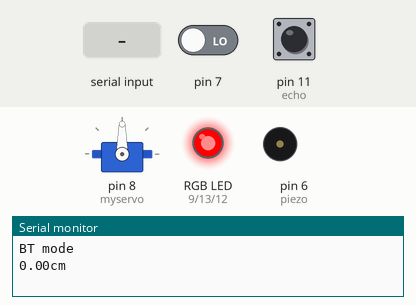
Simulated run of this sketch. Board: Arduino Uno, built with avr-gcc and run on an emulated ATmega328P. On the bench: servo, an RGB LED mixed from three pins (HIGH = lit), buzzer (waves = sounding), the last lines printed to the serial monitor. Inputs (shaded band) come from the test bench; at power-on: pin 11 (echo) LOW, pin 7 LOW. Pins used as bus, display or sensor lines are not drawn.

Above: at 1.2 s.
1.3 s: "o" received over the second serial link
At 4.7 s:
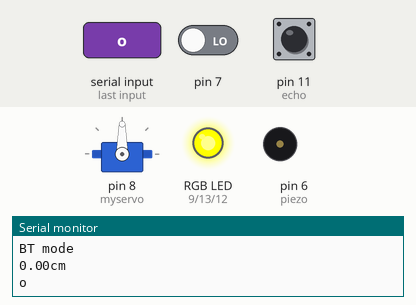
5.9 s: "c" received over the second serial link
At 8.4 s:
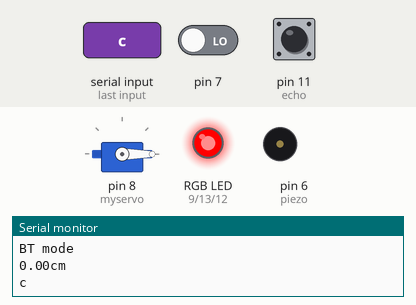
9.2 s: "o" received over the second serial link
At 10.1 s:
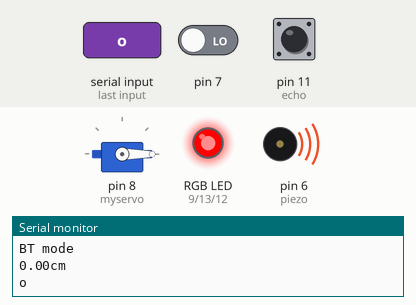
16.6 s: pin 11 (echo) pulsed HIGH 5 times (0.12 s each, 0.3 s apart)
At 17.1 s:
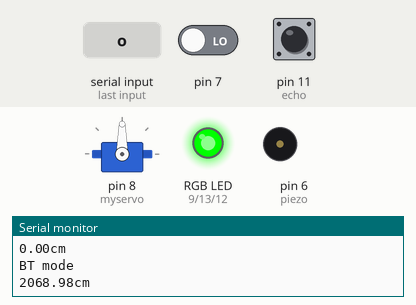
Timing chart, 0 to 20.3 s (numbered marks = the images above; inputs shaded):
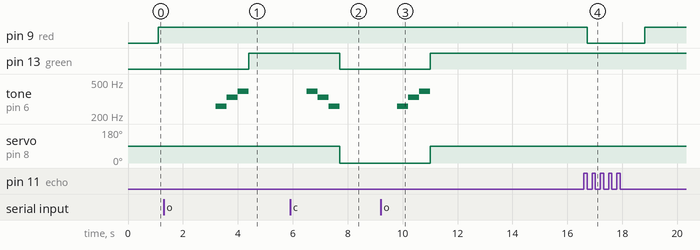

Measured:
- after the input at 1.3 s, pin 13 (green): LOW → HIGH after 3.1 s; tone on pin 6 (piezo): silent → 261 Hz after 1.9 s, → 330 Hz 0.40 s later, → 392 Hz 0.40 s later, → silent 0.40 s later
- after the input at 5.9 s, pin 13 (green): HIGH → LOW after 1.8 s; tone on pin 6 (piezo): silent → 392 Hz after 0.60 s, → 330 Hz 0.40 s later, → 261 Hz 0.40 s later, → silent 0.40 s later; servo on pin 8 (myservo): 90° → 0° after 1.8 s
- after the input at 9.2 s, pin 13 (green): LOW → HIGH after 1.8 s; tone on pin 6 (piezo): silent → 261 Hz after 0.60 s, → 330 Hz 0.40 s later, → 392 Hz 0.40 s later, → silent 0.40 s later; servo on pin 8 (myservo): 0° → 90° after 1.8 s
- after the input at 16.6 s, pin 9 (red): HIGH → LOW after 0.12 s, → HIGH 2.1 s later

The sketch:

Smart_DoorLock.ino
```cpp
#include <SoftwareSerial.h>
#include <Adafruit_Fingerprint.h>
#include <Servo.h>

SoftwareSerial FG(3, 2);
SoftwareSerial BT(4, 5);
Servo myservo;

int state = 0;

// ====================================================피에조 부저
int piezo = 6;
int numTones = 3;
int oTones[] = {261, 330, 392};
int cTones[] = {392, 330, 261};

// ====================================================초음파 센서
int trig = 10;
int echo = 11;

// ====================================================RGB LED
int red = 9;
int green = 13;
int blue = 12;

// ====================================================초음파 반응하는 거리
double dis;

// ====================================================초음파 반응 시간
double dur;

Adafruit_Fingerprint finger = Adafruit_Fingerprint(&FG);

// ====================================================setup
void setup()
{
  Serial.begin(9600);
  // 스위치 핀 설정
  pinMode(7, INPUT);
  // 피에조 부저 핀 설정
  pinMode(piezo, OUTPUT);
  // 서보모터 핀 설정
  myservo.attach(8);
  //LED
  pinMode(red, OUTPUT);
  pinMode(green, OUTPUT);
  pinMode(blue, OUTPUT);
  //초음파
  pinMode(trig, OUTPUT);
  pinMode(echo, INPUT);
}

// ====================================================loop
void loop()
{
  //  Serial.println(digitalRead(7));
  if (digitalRead(7) == HIGH) {
    state = 1 - state;
  }
  if (state == 1) {
    FGset();
    delay(1000);
  } else {
    BTset();
    delay(1000);
  }
}

// ====================================================지문인식센서 함수
void FGset() {
  Serial.begin(9600);
  while (!Serial);
  Serial.println("\n\nAdafruit finger detect test");
  finger.begin(57600);
  if (finger.verifyPassword()) {
    Serial.println("Found fingerprint sensor!");
  } else {
    Serial.println("Did not find fingerprint sensor :(");
  }

  finger.getTemplateCount();
  Serial.print("Sensor contains "); Serial.print(finger.templateCount); Serial.println(" templates");
  Serial.println("Waiting for valid finger...");

  // ====================================================초음파센서
  digitalWrite(trig, HIGH);
  delay(100);
  digitalWrite(trig, LOW);

  // ====================================================초음파센서 거리를 cm로 변환 과정
  dur = pulseIn(echo, HIGH);
  dis = dur / 29.0 / 2.0;
  Serial.print(dis);
  Serial.println("cm");

  if (dis < 15) { //사람이 있을때
    digitalWrite(red, HIGH);
  } else { //사람이 없을 때
    digitalWrite(red, LOW);
  }

  getFingerprintIDez();
  delay(50);
}

// =======================================================블루투스센서 함수
void BTset() {
  Serial.begin(9600);

  BT.begin(9600);
  Serial.println("BT mode");
  // ====================================================초음파센서
  digitalWrite(trig, HIGH);
  delay(100);
  digitalWrite(trig, LOW);

  // ====================================================초음파센서 거리를 cm로 변환 과정
  dur = pulseIn(echo, HIGH);
  dis = dur / 29.0 / 2.0;
  Serial.print(dis);
  Serial.println("cm");

  if (dis < 15) { // ====================================================사람이 있을때
    digitalWrite(red, HIGH);
  } else { // ====================================================사람이 없을 때
    digitalWrite(red, LOW);
  }
  if (BT.available() > 0) {
    char ch = (char)BT.read();
    Serial.println(ch);
    // ==================================================== 값이 o 일때
    if (ch == 'o') {
      for (int i = 0; i < numTones; i++) {
        tone(piezo, oTones[i]);
        delay(400);
      }
      noTone(piezo);
      myservo.write(90);
      digitalWrite(green, HIGH);
    } else if ( ch == 'c') { //====================================================값이 c 일때
      for(int i = 0; i<numTones; i++){
        tone(piezo,cTones[i]);
        delay(400);
      }
      noTone(piezo);
      myservo.write(0);
      digitalWrite(green, LOW);
    }
  }
}

uint8_t getFingerprintID() {
  uint8_t p = finger.getImage();
  switch (p) {
    case FINGERPRINT_OK:
      Serial.println("Image taken");
      break;
    case FINGERPRINT_NOFINGER:
      Serial.println("No finger detected");
      return p;
    case FINGERPRINT_PACKETRECIEVEERR:
      Serial.println("Communication error");
      return p;
    case FINGERPRINT_IMAGEFAIL:
      Serial.println("Imaging error");
      return p;
    default:
      Serial.println("Unknown error");
      return p;
  }

  // OK success!

  p = finger.image2Tz();
  switch (p) {
    case FINGERPRINT_OK:
      Serial.println("Image converted");
      break;
    case FINGERPRINT_IMAGEMESS:
      Serial.println("Image too messy");
      return p;
    case FINGERPRINT_PACKETRECIEVEERR:
      Serial.println("Communication error");
      return p;
    case FINGERPRINT_FEATUREFAIL:
      Serial.println("Could not find fingerprint features");
      return p;
    case FINGERPRINT_INVALIDIMAGE:
      Serial.println("Could not find fingerprint features");
      return p;
    default:
      Serial.println("Unknown error");
      return p;
  }

  // OK converted!
  p = finger.fingerFastSearch();
  if (p == FINGERPRINT_OK) {
    Serial.println("Found a print match!");
  } else if (p == FINGERPRINT_PACKETRECIEVEERR) {
    Serial.println("Communication error");
    return p;
  } else if (p == FINGERPRINT_NOTFOUND) {
    Serial.println("Did not find a match");
    return p;
  } else {
    Serial.println("Unknown error");
    return p;
  }

  // found a match!
  Serial.print("Found ID #"); Serial.print(finger.fingerID);
  Serial.print(" with confidence of "); Serial.println(finger.confidence);

  return finger.fingerID;
}

// ==================================================== 지문인식 성공시 실행 함수
int getFingerprintIDez() {

  uint8_t p = finger.getImage();
  if (p != FINGERPRINT_OK)  return -1;

  p = finger.image2Tz();
  if (p != FINGERPRINT_OK)  return -1;

  p = finger.fingerFastSearch();
  if (p != FINGERPRINT_OK)  return -1;

  // found a match!
  Serial.print("Found ID #"); Serial.print(finger.fingerID);
  Serial.print(" with confidence of "); Serial.println(finger.confidence);

  // ==================================================== 지문인식 성공후 문 열릴때
  myservo.write(90);
  digitalWrite(green, HIGH);
  for(int i = 0; i<numTones; i++){
    tone(piezo,oTones[i]);
    delay(400);
  }
  noTone(piezo);
  delay(5000);

  // ==================================================== 지문인식 성공후 문 닫힐때
  myservo.write(0);
  digitalWrite(green, LOW);
  for(int i = 0; i<numTones; i++){
    tone(piezo,cTones[i]);
    delay(400);
  }
  noTone(piezo);

  return finger.fingerID;
}
```
